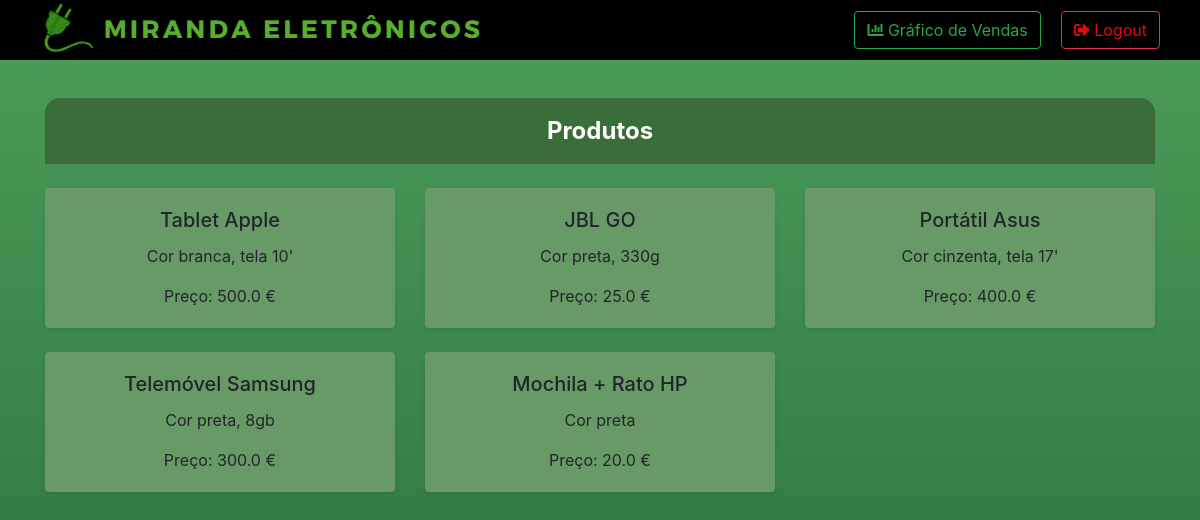
Screenshot of /voltar_fornecedor with the database file from the repository.
### app.py (models this page shows, shortened)
class Produtos(db.Model):
    __tablename__ = "produtos"
    id_produto = db.Column(db.Integer, primary_key=True)
    id_fornecedor = db.Column(db.Integer, db.ForeignKey('usuarios.id_usuario'))
    nome_produto = db.Column(db.String(100), unique=True)
    descricao_produto = db.Column(db.String(200))
    preco_iva = db.Column(db.Float) #Preço definido para a venda a clientes, com iva já incluído
    preco_compra = db.Column(db.Float) #Preço no qual o produto foi comprado pelo fornecedor
    qtd_stock = db.Column(db.Integer)
    lugar_armazem = db.Column(db.String(100))
    fornecedor = db.relationship('Usuarios', foreign_keys=id_fornecedor) #Relacionamento entre a tabela "usuarios" e o id_fornecedor da tabela "produtos"

### app.py (the view)
@app.route('/voltar_fornecedor', methods=['GET', 'POST'])
def voltar_fornecedor():
    if request.method == 'POST':
        consulta_produtos = db.session.query(Produtos)
        return render_template('fornecedor.html', consulta_produtos=consulta_produtos)
    else:
        consulta_produtos = db.session.query(Produtos)
        return render_template('fornecedor.html', consulta_produtos=consulta_produtos)

### templates/fornecedor.html (shortened to what this page needs)
<!DOCTYPE html>
<html lang="en">
<head>
    <link rel="stylesheet" href="https://stackpath.bootstrapcdn.com/bootstrap/4.5.2/css/bootstrap.min.css">
    <link rel="stylesheet" href="https://cdnjs.cloudflare.com/ajax/libs/font-awesome/5.15.3/css/all.min.css">
</head>
<body>
    <div class="navbar">
        <ul class="mr-auto">
            <li>
                <h1 class="navbar-title">
                    <img src="{{ url_for('static', filename='logo.png') }}" alt="Logo da Miranda Eletrônicos" class="navbar-logo">
                </h1>
            </li>
        </ul>
        <div class="grafico-compras">
            <a href="{{ url_for('grafico_vendas_fornecedor', id_usuario=id_usuario) }}" class="btn btn-outline-success">
                <i class="fas fa-chart-bar"></i> Gráfico de Vendas
            </a>
        </div>
        <ul>
            <li>
                <a href="/sair" class="btn btn-outline-danger">
                    <i class="fas fa-sign-out-alt"></i> Logout
                </a>
            </li>
        </ul>
    </div>
    <div class="container mt-5">
        <div class="row">
            <div class="col-md-12">
                <div class="header">Produtos</div>
            </div>
        </div>
        <div class="row mt-4">
            {% for produto in consulta_produtos %}
            <div class="col-md-4 mb-4">
                <div class="card">
                    <div class="card-body">
                        <h5 class="card-title">{{ produto.nome_produto }}</h5>
                        <p class="card-text">{{ produto.descricao_produto }}</p>
                        <p class="card-text">Preço: {{ produto.preco_compra }} €</p>
                    </div>
                </div>
            </div>
            {% endfor %}
        </div>
    </div>
</body>
</html>

### templates/fornecedor.html (style rules this page uses)
body { background: linear-gradient(to bottom, #4d9e59, #276c3a); margin: 0; padding-top: 50px; min-height: 100vh; text-align: center; }
.navbar { position: fixed; top: 0; left: 0; right: 0; display: flex; justify-content: space-between; align-items: center; padding: 10px 20px; color: #fff; transition: background-color 0.3s; z-index: 1000; background-color: black; }
.navbar-title { font-size: 20px; margin: 0; text-align: center; white-space: nowrap; max-width: 80%; }
.navbar ul { list-style-type: none; margin: 0; padding: 0; display: flex; justify-content: space-between; align-items: center; padding: 5px 20px; height: 40px; }
.navbar ul li a { text-decoration: none; color: #e70808; }
.card { background-color: rgb(104, 154, 104); border: none; box-shadow: 0 2px 4px rgba(0, 0, 0, 0.1); transition: transform 0.2s ease-in-out; }
.header { background-color: #3a6d3a; padding: 15px; text-align: center; font-size: 24px; font-weight: bold; color: white; border-top-left-radius: 15px; border-top-right-radius: 15px; }

### rows the page displays
Produtos: nome_produto "Tablet Apple", descricao_produto "Cor branca, tela 10'", preco_compra "500.0"
Produtos: nome_produto "JBL GO", descricao_produto "Cor preta, 330g", preco_compra "25.0"
Produtos: nome_produto "Portátil Asus", descricao_produto "Cor cinzenta, tela 17'", preco_compra "400.0"
Produtos: nome_produto "Telemóvel Samsung", descricao_produto "Cor preta, 8gb", preco_compra "300.0"
Produtos: nome_produto "Mochila + Rato HP", descricao_produto "Cor preta", preco_compra "20.0"
